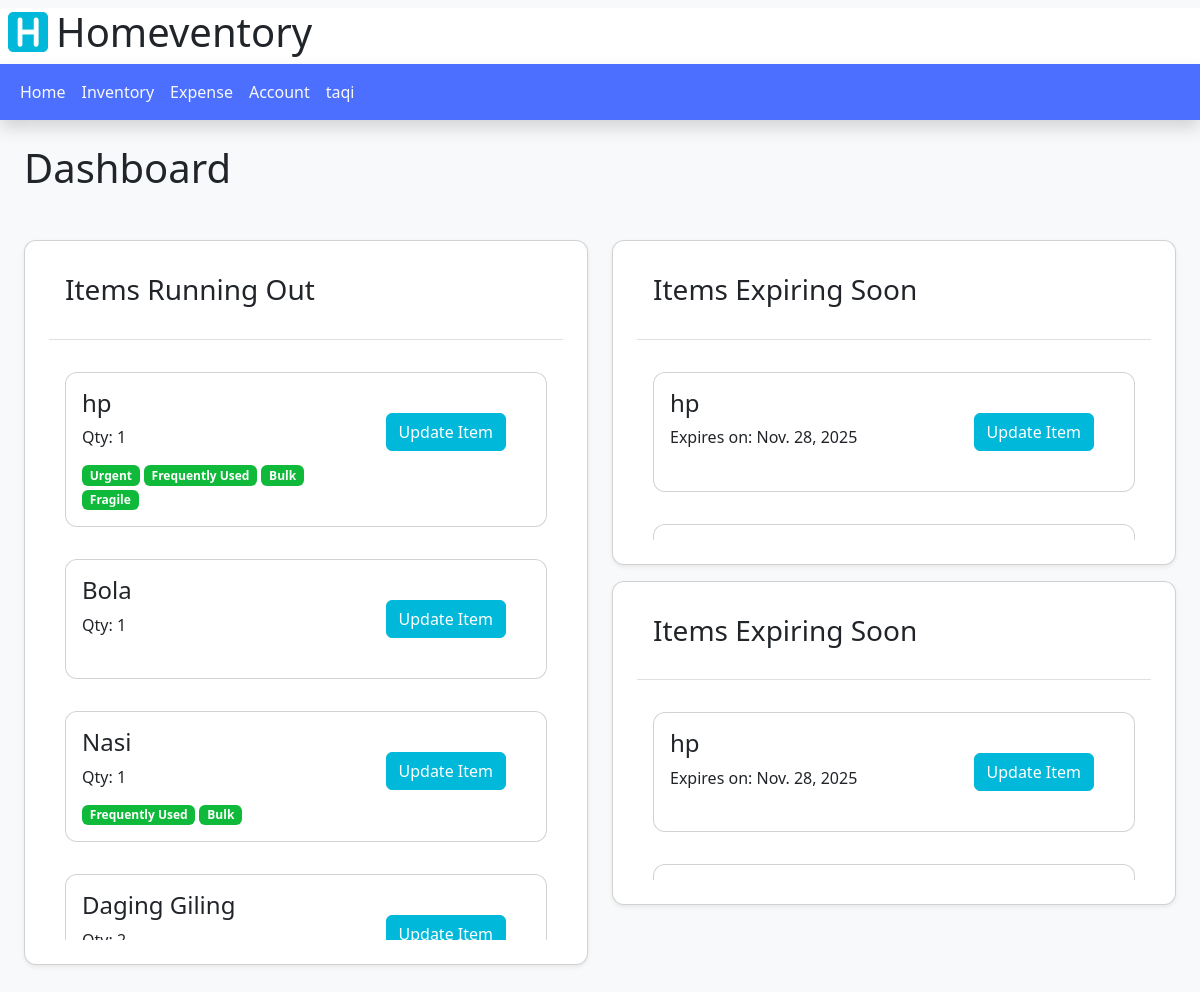
Before: / (signed in) with the older database file.
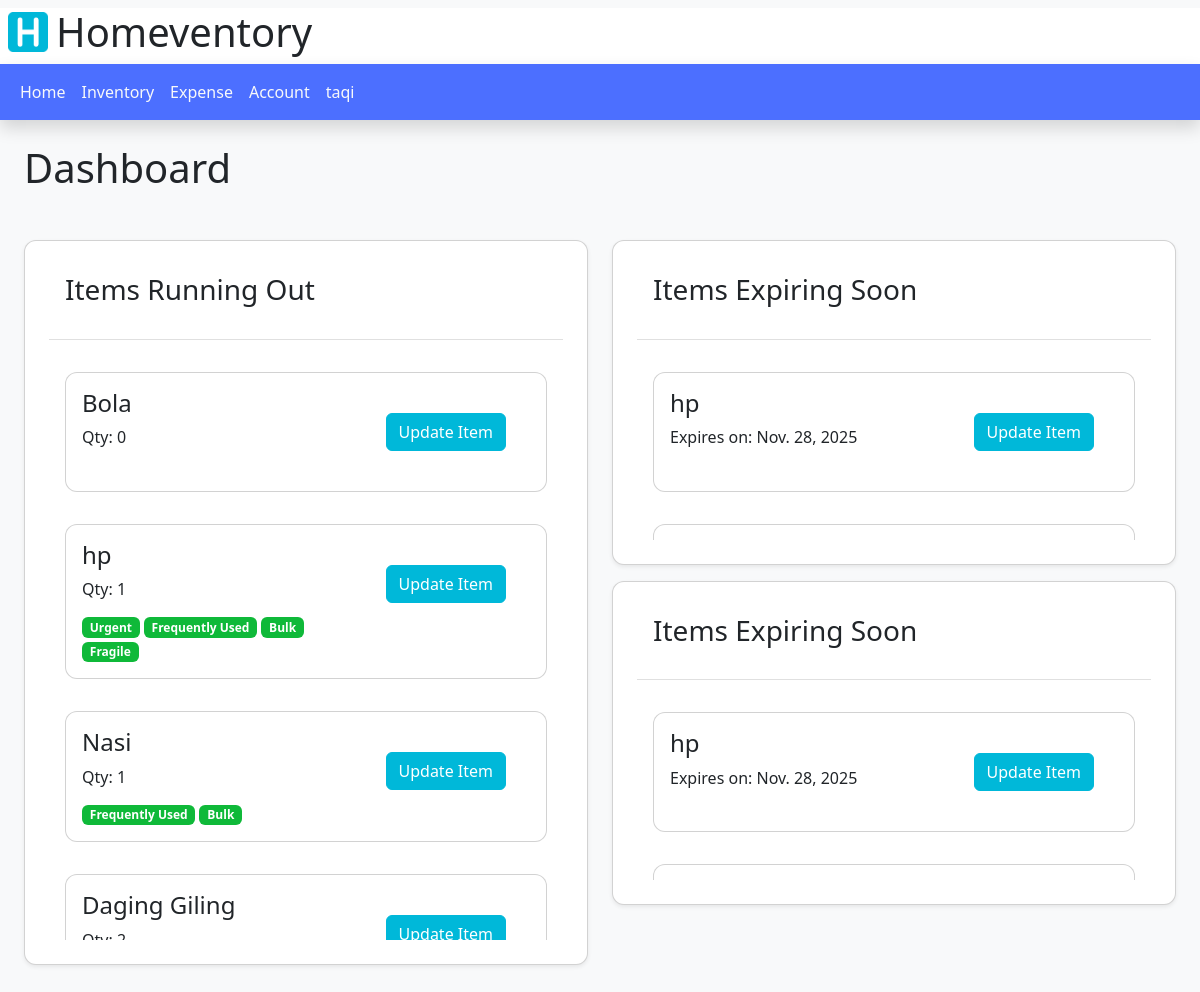
After: the same page with the newer database file.
### inventory/models.py (models this page shows, shortened)
class Inventory(models.Model):
    item_id = models.CharField(max_length=50,primary_key=True, unique=True)
    item_name = models.CharField(max_length=100)
    item_price = models.DecimalField(max_digits=10, decimal_places=2, blank=True, null=True)
    quantity = models.IntegerField()
    unit = models.ForeignKey(Unit, on_delete=models.CASCADE, null=True, blank=True)
    expiry_date = models.DateField(null=True, blank=True)
    note = models.TextField(blank=True)
    category = models.ForeignKey(Category, on_delete=models.CASCADE)
    tags = models.ManyToManyField(Tag, blank=True)
    created_at = models.DateTimeField(auto_now_add=True)
    updated_at = models.DateTimeField(auto_now=True)
    household = models.ForeignKey(Household, on_delete=models.CASCADE)

class Tag(models.Model):
    tag_name = models.CharField(max_length=100)
    household = models.ForeignKey(Household, on_delete=models.CASCADE)

### home/views.py (the view)
@login_required
def index(request):
    membership = HouseholdMember.objects.filter(user=request.user).first()
    if not membership:
        return render(request, 'home/no_household.html', {
            'message': "You currently don't have a household. Please create one."
        })
    household = membership.household
    soon_expiring = Inventory.objects.filter(
        household=household,
        expiry_date__lte=timezone.now() + timedelta(days=7)
        ).order_by('expiry_date')
    low_stock = Inventory.objects.filter(
        household=household,
        quantity__lte=3
        ).order_by('quantity')
    return render(request, 'home/index.html', {
        'soon_expiring': soon_expiring,
        'low_stock': low_stock
    })

### home/templates/home/index.html (shortened to what the changed rows need)
{% extends 'base.html' %}
{% block content %}
<h1 class="m-4">Dashboard</h1>
<div class="container-fluid p-4">
    <div class="row">
        <div class="col-sm-6">
            <div class="card p-4 shadow-sm">
                <div class="card-body scrollable-card-600">
                    {% for item in low_stock %}
                    <div class="row mt-3">
                        <div class="col mb-3">
                            <div class="card">
                                <div class="card-body">
                                    <a class="btn btn-primary m-4 float-end" href="{% url 'item_edit' item.item_id %}">Update Item</a>
                                    <h4 class="card-title">{{ item.item_name }}</h4>
                                    <p class="card-text">Qty: {{ item.quantity }}</p>
                                    <div class="d-flex flex-wrap gap-1 mt-auto">
                                    {% if item.tags %}
                                        {% for tag in item.tags.all %}
                                            <span class="badge tag-info">{{ tag.tag_name }}</span>
                                        {% endfor %}
                                    {% endif %}
                                    </div>
                                </div>
                            </div>
                        </div>
                    </div>
                    {% empty %}
                        <p>No low stock items 🎉</p>
                    {% endfor %}
                </div>
            </div>
        </div>
        <div class="col-sm-6">
            <div class="row-sm-6 mb-3">
                <div class="card p-4 shadow-sm">
                    <div class="card-body scrollable-card-200">
                        {% for item in soon_expiring %}
                        <div class="row mt-3">
                            <div class="col mb-3">
                                <div class="card">
                                    <div class="card-body">
                                        <a class="btn btn-primary m-4 float-end" href="{% url 'item_edit' item.item_id %}">Update Item</a>
                                        <h4 class="card-title">{{ item.item_name }}</h4>
                                        <p class="card-text">Expires on: {{ item.expiry_date }}</p>
                                    </div>
                                </div>
                            </div>
                        </div>
                        {% empty %}
                            <p>No items expiring soon 🎉</p>
                        {% endfor %}
                    </div>
                </div>
            </div>
            <div class="row-sm-6">
                <div class="card p-4 shadow-sm">
                    <div class="card-body scrollable-card-200">
                        {% for item in soon_expiring %}
                        <div class="row mt-3">
                            <div class="col mb-3">
                                <div class="card">
                                    <div class="card-body">
                                        <a class="btn btn-primary m-4 float-end" href="{% url 'item_edit' item.item_id %}">Update Item</a>
                                        <h4 class="card-title">{{ item.item_name }}</h4>
                                        <p class="card-text">Expires on: {{ item.expiry_date }}</p>
                                    </div>
                                </div>
                            </div>
                        </div>
                        {% empty %}
                            <p>No items expiring soon 🎉</p>
                        {% endfor %}
                    </div>
                </div>
            </div>
        </div>
    </div>
</div>
{% endblock %}

Changed rows visible on the page:
changed Inventory "Bola": quantity "1" → "0"; moves up the list
